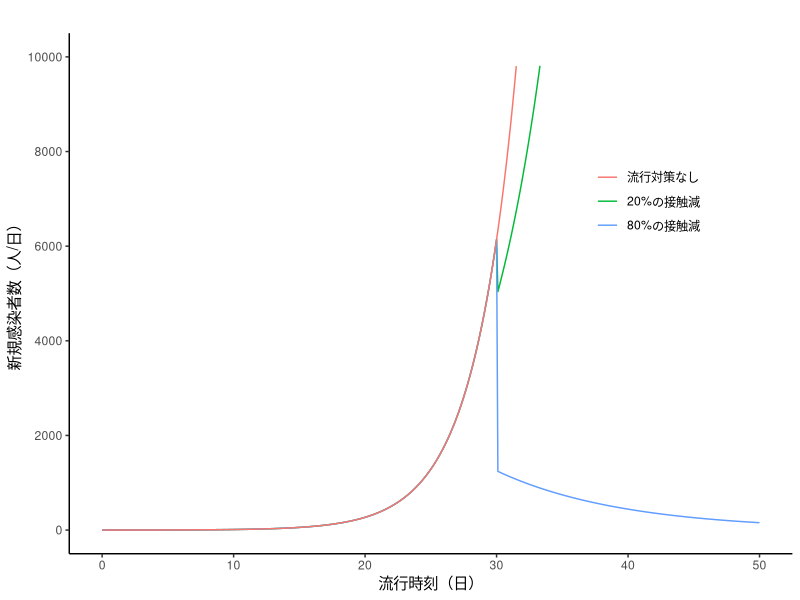
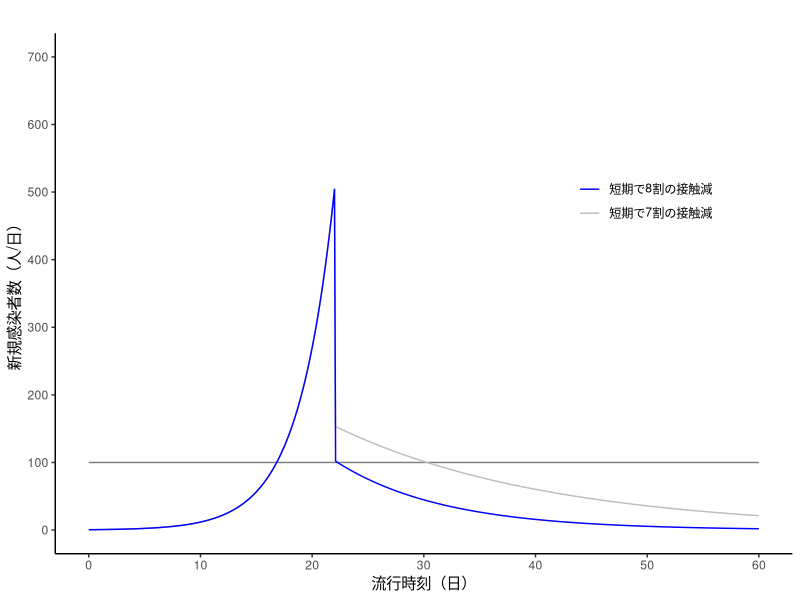

Reproduce these figures in R, in order.
## ---- chunk 1
# Age-structured SIR model
# COVID_Age3_2020

library(tidyverse)
library(deSolve)

# ---- 0. 設定 ----
# 時間と計算方法の設定
set_control <- function(time_begin = 0, time_end, increment = 0.1,
                        method = "rk4") {
  times <- seq(time_begin, time_end, by = increment)
  list(
    time_begin = time_begin, time_end = time_end,
    increment = increment, times = times, method = method
  )
}

# 人口の設定
set_population <- function(N0 = 1, I0 = 10e-6,
                           contact_matrix = NULL, susceptibility = NULL) {
  dimens <- length(N0)
  if (is.null(names(N0))) {
    if (dimens == 1) {
      names(N0) <- "all"
    } else {
      names(N0) <- as.character(seq(1:dimens))
    }
  }
  if (is.null(susceptibility)) {
    susceptibility <- rep(1, times = dimens)
  }
  if (is.null(contact_matrix)) {
    contact_matrix <- matrix(N0, nrow = dimens, ncol = dimens)
  }
  
  contact_matrix <- susceptibility * contact_matrix
  eigen <- max(Re(eigen(contact_matrix)$values))
  contact_matrix <- contact_matrix / eigen
  Zeros <- rep(0, times = dimens)
  
  initial_conditions <- I0
  
  list(
    contact_matrix = contact_matrix,
    demography_vector = N0,
    initial_conditions = initial_conditions,
    susceptibility = susceptibility,
    dimens = dimens
  )
}

# 疫学パラメータの設定
set_parms <- function(compartment, r0 = 2.5,
                      gamma = 1 / 4.8, epsilon = 1 / 5) {
  beta0 <- gamma * r0
  
  if (compartment == "SIR") {
    list(
      compartment = compartment,
      beta0 = beta0, gamma = gamma
    )
  } else if (compartment == "SEIR") {
    list(
      compartment = compartment,
      beta0 = beta0, gamma = gamma, epsilon = epsilon
    )
  }
}

# 介入の設定
set_intervention <- function(time_begin = control$time_begin,
                             time_end = control$time_end,
                             reduction = 0) {
  list(time_begin = time_begin, time_end = time_end, reduction = reduction)
}

# ファクターXの設定
set_input <- function(population, intervention, control) {
  
  set_reduction_list <- function(intervention, times, increment, dimens) {
    with(intervention, {
      times_begin <- as.integer(time_begin / increment) + 1L
      times_end <- as.integer(time_end / increment)
      x <- matrix(0, nrow = dimens, ncol = length(times))
      x[, (times_begin + 1L):(times_end + 1L)] <- reduction
      x
    })
  }
  
  if (is.null(intervention)) {
    reduction_combined <- matrix(0, nrow = population$dimens, ncol = length(control$times))
  } else {
    reduction_list <- map(
      intervention,
      \(x) set_reduction_list(x, control$times, control$increment, population$dimens)
    )
    reduction_combined <- reduce(reduction_list, `+`)
  }
  Ones <- matrix(1, nrow = length(control$times), ncol = population$dimens)
  X <- Ones - t(reduction_combined)
  colnames(X) <- names(population$demography_vector)
  X
}

# SIRモデルの解を求める
model_sir <- function(scenario = "default", aggr = FALSE) {
  
  func_sir <- function(t, y, parms, input_list, population) {
    with(c(parms, population), {
      S <- y[1:dimens]
      I <- y[(dimens + 1):(2L * dimens)]
      R <- y[(2L * dimens + 1):(3L * dimens)]
      
      beta <- beta0 * map_vec(input_list, \(f) f(t))
      J <- contact_matrix %*% I
      New <- beta * (S / demography_vector) * J
      
      dS <- -New
      dI <- New - gamma * I
      dR <- gamma * I
      
      list(c(dS, dI, dR))
    })
  }
  
  Zeros <- rep(0, times = population$dimens)
  population$initial_conditions <- c(
    S = population$demography_vector - population$initial_conditions,
    I = population$initial_conditions,
    R = Zeros
  )
  X <- set_input(population, intervention, control)
  input_list <- map(names(population$demography_vector), \(name) approxfun(control$times, X[, name], rule = 2))
  
  out <- ode(
    y = population$initial_conditions,
    times = control$times,
    func = func_sir,
    parms = parms,
    method = control$method,
    input_list = input_list,
    population = population
  )
  
  S <- out[, 2:(population$dimens + 1)]
  I <- out[, (population$dimens + 2):(2L * population$dimens + 1)]
  R <- out[, (2L * population$dimens + 2):(3L * population$dimens + 1)]
  
  beta <- parms$beta0 * t(X)
  J <- population$contact_matrix %*% t(I)
  S_N <- t(S) / population$demography_vector
  New <- t((beta * S_N) * J)
  
  out_df <- cbind(out[, 1], S, I, R, New)
  colnames(out_df) <- c(
    "times",
    str_c("S_", names(population$demography_vector)),
    str_c("I_", names(population$demography_vector)),
    str_c("R_", names(population$demography_vector)),
    str_c("New_", names(population$demography_vector))
  )
  out_df <- as_tibble(out_df) |>
    pivot_longer(cols = -times, names_to = "names", values_to = "value") |>
    separate(col = names, into = c("compartment", "demography_group"), sep = "_") |>
    pivot_wider(names_from = compartment, values_from = value) |>
    mutate(scenario = scenario)
  if (aggr == TRUE) {
    out_df <- out_df |>
      group_by(times) |>
      summarize(S = sum(S), I = sum(I), R = sum(R), New = sum(New)) |>
      mutate(scenario = scenario)
  }
  out_df
}

# SEIRモデルの解を求める
model_seir <- function(scenario = "default", aggr = FALSE) {
  
  func_seir <- function(t, y, parms, input_list, population) {
    with(c(parms, population), {
      S <- y[1:dimens]
      E <- y[(dimens + 1):(2L * dimens)]
      I <- y[(2L * dimens + 1):(3L * dimens)]
      R <- y[(3L * dimens + 1):(4L * dimens)]
      
      beta <- beta0 * map_vec(input_list, \(f) f(t))
      J <- contact_matrix %*% I
      New <- beta * (S / demography_vector) * J
      
      dS <- -New
      dE <- New - epsilon * E
      dI <- epsilon * E - gamma * I
      dR <- gamma * I
      
      list(c(dS, dE, dI, dR))
    })
  }
  
  Zeros <- rep(0, times = population$dimens)
  population$initial_conditions <- c(
    S = population$demography_vector - population$initial_conditions,
    E = Zeros,
    I = population$initial_conditions,
    R = Zeros
  )
  X <- set_input(population, intervention, control)
  input_list <- map(names(population$demography_vector), \(name) approxfun(control$times, X[, name], rule = 2))
  
  out <- ode(
    y = population$initial_conditions,
    times = control$times,
    func = func_seir,
    parms = parms,
    method = control$method,
    input_list = input_list,
    population = population
  )
  
  S <- out[, 2:(population$dimens + 1)]
  E <- out[, (population$dimens + 2):(2L * population$dimens + 1)]
  I <- out[, (2L * population$dimens + 2):(3L * population$dimens + 1)]
  R <- out[, (3L * population$dimens + 2):(4L * population$dimens + 1)]
  
  beta <- parms$beta0 * t(X)
  J <- population$contact_matrix %*% t(I)
  S_N <- t(S) / population$demography_vector
  New <- t((beta * S_N) * J)
  
  out_df <- cbind(out[, 1], S, E, I, R, New)
  colnames(out_df) <- c(
    "times",
    str_c("S_", names(population$demography_vector)),
    str_c("E_", names(population$demography_vector)),
    str_c("I_", names(population$demography_vector)),
    str_c("R_", names(population$demography_vector)),
    str_c("New_", names(population$demography_vector))
  )
  out_df <- as_tibble(out_df) |>
    pivot_longer(cols = -times, names_to = "names", values_to = "value") |>
    separate(col = names, into = c("compartment", "demography_group"), sep = "_") |>
    pivot_wider(names_from = compartment, values_from = value) |>
    mutate(scenario = scenario)
  if (aggr == TRUE) {
    out_df <- out_df |>
      group_by(times) |>
      summarize(S = sum(S), E = sum(E), I = sum(I), R = sum(R), New = sum(New)) |>
      mutate(scenario = scenario)
  }
  out_df
}

# 新規感染者数のグラフ
plot_New <- function(data, variable, title = "") {
  ggplot(data, aes(x = times)) +
    geom_line(aes(y = New, colour = scenario)) +
    labs(
      title = title, x = "流行時刻（日）", y = "新規感染者数（人/日）",
      colour = ""
    ) +
    theme_classic() +
    theme(legend.position = "inside", legend.position.inside = c(0.8, 0.7))
}

# 感染者数のグラフ
plot_I <- function(data, variable, title = "") {
  ggplot(data, aes(x = times)) +
    geom_line(aes(y = I, colour = scenario)) +
    labs(
      title = title, x = "流行時刻（日）", y = "感染者数（人）",
      colour = ""
    ) +
    theme_classic() +
    theme(legend.position = "inside", legend.position.inside = c(0.8, 0.7))
}
## ---- chunk 2
# ---- 1. モデルB ----
# 3月19日資料の再現
N0_jp <- c(c = 15758424, a = 76499828, e = 35185241)
N_all <- sum(N0_jp)
I0_jp <- c(0, 10, 0)

alpha_c <- 0.009
alpha_a <- 0.630
alpha_e <- 1 - alpha_c - alpha_a
susceptibility <- c(alpha_c, alpha_a, alpha_e) / N0_jp

# ---- 3. モデルC ----
# 4月3日資料の再現
control <- set_control(time_end = 50)
I0_jp <- c(0, 1, 0)
population <- set_population(N0_jp, I0_jp)
parms <- set_parms(compartment = "SIR")

## シナリオ3
intervention <- list(set_intervention(time_begin = 30, reduction = 0))
result_03 <- model_sir(scenario = "削減なし", aggr = TRUE)

## シナリオ4
intervention <- list(set_intervention(time_begin = 30, reduction = 0.2))
result_04 <- model_sir(scenario = "2割削減", aggr = TRUE)

## シナリオ5
intervention <- list(set_intervention(time_begin = 30, reduction = 0.8))
result_05 <- model_sir(scenario = "8割削減", aggr = TRUE)

## 新規感染者数のグラフ
rbind(result_03, result_04, result_05) |>
  plot_New() +
  scale_x_continuous(limits = c(0, 50), breaks = seq(0, 50, 10)) +
  scale_y_continuous(limits = c(0, 10000), breaks = seq(0, 10000, 2000)) +
  scale_colour_discrete(limits = c("削減なし", "2割削減", "8割削減"),
                        labels = c("流行対策なし", "20%の接触減", "80%の接触減"))
## ---- chunk 3
# ---- 4. モデルD ----
# 4月9日資料の再現
control <- set_control(time_end = 90)
h_line <- rep(100, length(control$times))

## シナリオ10
intervention <- list(set_intervention(time_begin = 22, reduction = 0.8))
result_10 <- model_sir(scenario = "8割削減", aggr = TRUE)

## シナリオ11
intervention <- list(set_intervention(time_begin = 22, reduction = 0.7))
result_11 <- model_sir(scenario = "7割削減", aggr = TRUE)

## 新規感染者数のグラフ
h_line_New <- list(times = control$times,
                 New = h_line, 
                 scenario = rep("100人", times = length(control$times)))
rbind(result_10, result_11) |>
  select(times, New, scenario) |>
  rbind(h_line_New) |>
  plot_New() +
  scale_x_continuous(limits = c(0, 60), breaks = seq(0, 60, 10)) +
  scale_y_continuous(limits = c(0, 700), breaks = seq(0, 700, 100)) +
  scale_colour_manual(limits = c("8割削減", "7割削減"),
                      labels = c("短期で8割の接触減", "短期で7割の接触減"),
                      values = c("blue", "grey"))
